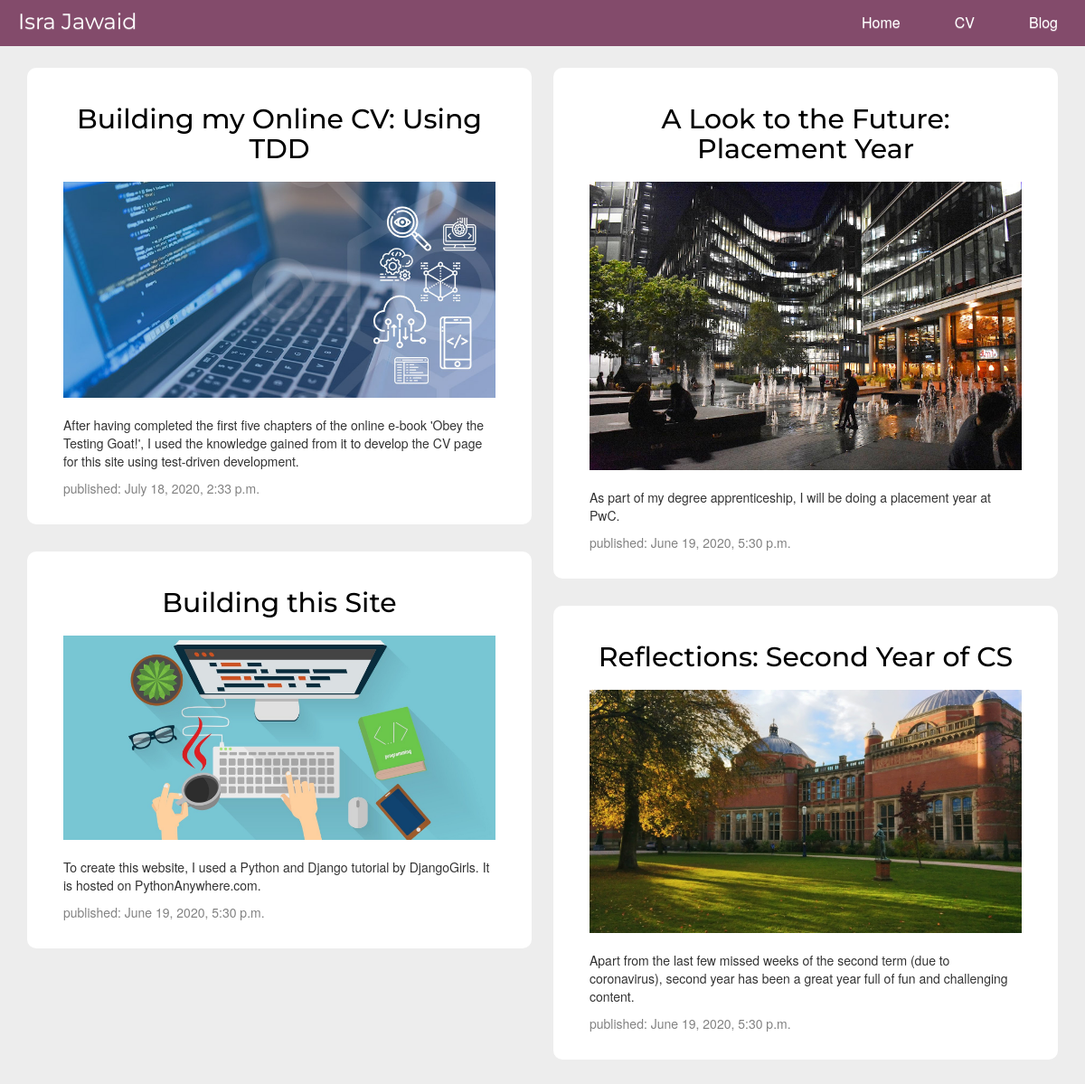
/post/list/, run on the app's committed database.
### blog/models.py (models this page shows, shortened)
class Post(models.Model):
	author = models.ForeignKey(settings.AUTH_USER_MODEL, on_delete=models.CASCADE)
	title = models.CharField(max_length=200)
	text = models.TextField()
	summary = models.TextField(default="")
	created_date = models.DateTimeField(default=timezone.now)
	published_date = models.DateTimeField(blank=True, null=True)
	height_field = models.IntegerField(default=0)
	width_field = models.IntegerField(default=0)
	image = models.ImageField(upload_to='media/', null=True, blank=True, height_field="height_field", width_field="width_field");

### blog/views.py (the view)
# urls.py: path('post/list/', views.post_list, name = 'post_list'),
def post_list(request):
	posts = Post.objects.filter(published_date__lte=timezone.now()).order_by('-published_date')
	return render(request, 'blog/post_list.html', {'posts': posts})

### blog/templates/blog/post_list.html (shortened to what this page needs)
{% extends 'blog/base.html' %}
{% block content %}
<div class="container-fluid">
    <div class="row make-columns" id="post-row">
		{% for post in posts %}
			<div class="col-md-6">
				<div class="post">
					<h2 class="post-title"><a href="{% url 'post_detail' pk=post.pk %}">{{ post.title }}</a></h2>
					{% if post.image %}
						<img class="img-responsive center-block" id="post-image" src="{{ post.image.url }}"></img>
					{% endif %}
					<p>{{ post.summary|linebreaksbr }}</p>
					<div class="date">
						<p>published: {{ post.published_date }}</p>
					</div>
				</div>
			</div>
		{% endfor %}
    </div>
 </div>
{% endblock %}

### blog/static/css/blog.css (style rules this page uses)
body { background-color: #EDEDED; padding-top: 0px; position: relative; }
.row:after { content: ""; display: table; clear: both; }
h1, h2, h3, h4 { font-family: 'Montserrat', sans-serif; }
.post-title { text-align: center; padding-bottom: 10px; }
.date { color: #828282; }
.post { background-color: #FFFFFF; padding: 20px 40px; border-radius: 10px; margin-top: 0px; margin-bottom: 20px; display: inline-block; }
#post-row { margin-top: 70px; }
.post h2 a, .post h2 a:visited { color: #000000; }
#post-image { margin-bottom: 20px; align: center; max-height: 500px; }
.container-fluid { display: block; margin-left: auto; margin-right: auto; position: relative; }
.row.make-columns { -moz-column-width: 40em; -webkit-column-width: 40em; -moz-column-gap: 1em; -webkit-column-gap: 1em; margin-left: 10px; margin-right: 10px; margin-bottom: 10px; }
.row.make-columns > div { display: block; padding: .5rem; width: 100%; }

### data on the page
Post: title "Building my Online CV: Using TDD", image (picture), summary "After having completed the first five chapters of the online e-book 'Obey the Testing Goat!', I used the knowledge gained from it to develop the CV page for this site using test-driven development.", published_date "July 18, 2020, 2:33 p.m."
Post: title "Building this Site", image (picture), summary "To create this website, I used a Python and Django tutorial by DjangoGirls. It is hosted on PythonAnywhere.com.", published_date "June 19, 2020, 5:30 p.m."
Post: title "A Look to the Future: Placement Year", image (picture), summary "As part of my degree apprenticeship, I will be doing a placement year at PwC.", published_date "June 19, 2020, 5:30 p.m."
Post: title "Reflections: Second Year of CS", image (picture), summary "Apart from the last few missed weeks of the second term (due to coronavirus), second year has been a great year full of fun and challenging content.", published_date "June 19, 2020, 5:30 p.m."
